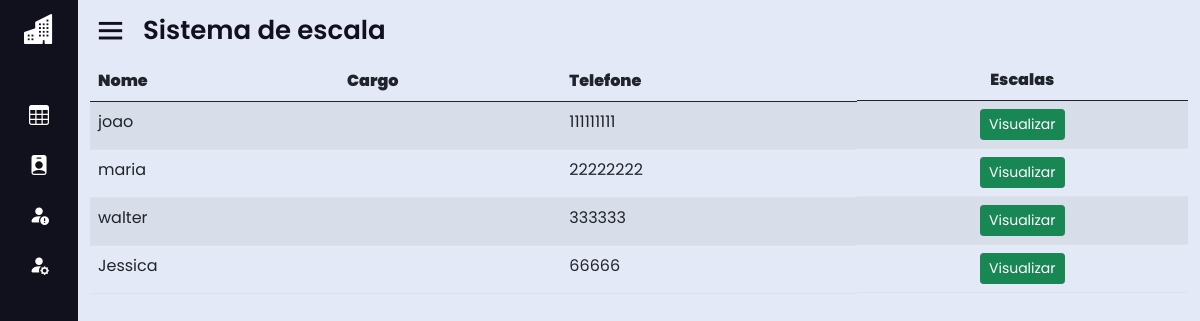
The page /home.php?page=escala (signed in) on the database as committed earlier.
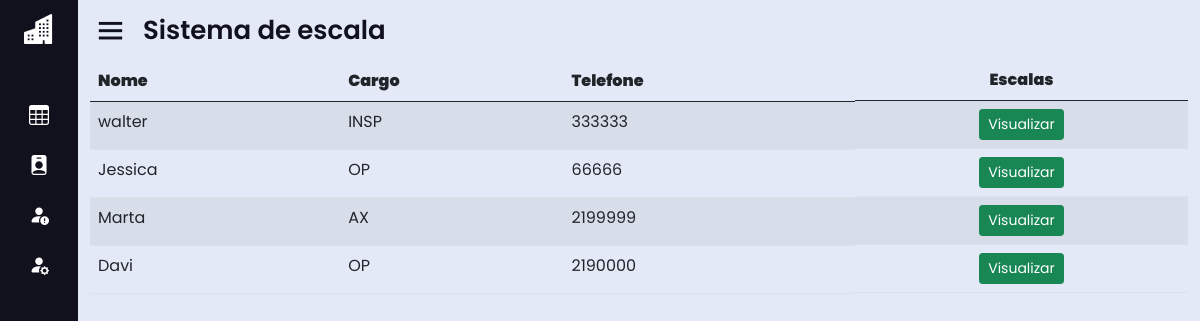
The same page on the database as committed later.
### tables this page shows
CREATE TABLE IF NOT EXISTS `endereco` (
  `id_end` int(11) NOT NULL AUTO_INCREMENT,
  `rua_end` varchar(50) DEFAULT NULL,
  `compl_end` varchar(50) DEFAULT NULL,
  `cep_end` varchar(50) DEFAULT NULL,
  `bairro_end` varchar(50) DEFAULT NULL,
  `cidade_end` varchar(50) DEFAULT NULL,
  `estado_end` varchar(50) DEFAULT NULL,
  `id_func` int(11) DEFAULT NULL,
  PRIMARY KEY (`id_end`) USING BTREE,
  KEY `endereco_ibfk_1` (`id_func`) USING BTREE,
  CONSTRAINT `endereco_ibfk_1` FOREIGN KEY (`id_func`) REFERENCES `funcionario` (`id_func`) ON DELETE CASCADE ON UPDATE CASCADE
);

CREATE TABLE IF NOT EXISTS `funcionario` (
  `id_func` int(11) NOT NULL AUTO_INCREMENT,
  `nome_func` varchar(50) NOT NULL,
  `cargo_func` varchar(50) DEFAULT NULL,
  `turno` varchar(50) DEFAULT NULL,
  `telefone_func` varchar(50) NOT NULL,
  `sexo_func` varchar(50) NOT NULL,
  `email_func` varchar(50) NOT NULL,
  `id_st` int(11) DEFAULT NULL,
  PRIMARY KEY (`id_func`) USING BTREE,
  KEY `FK_funcionario_setor` (`id_st`),
  CONSTRAINT `FK_funcionario_setor` FOREIGN KEY (`id_st`) REFERENCES `setor` (`id_st`) ON DELETE CASCADE ON UPDATE CASCADE
);

### sis/escalas/escala.php (the view, shortened to what this page needs)
<div id="list" class="container-fluid">
    <div class="table-responsive col-md-12">
        <?php
        $con = mysqli_connect('localhost', 'root', '', 'sisescala');
        $data = mysqli_query($con, "SELECT * FROM funcionario INNER JOIN endereco ON funcionario.id_func = endereco.id_func;");
        if ($data && mysqli_num_rows($data) > 0) {
            echo "<table class='table table-striped' cellspacing='0' cellpadding='0'>";
            echo "<thead><tr>";
            echo "<th><strong>Nome</strong></th>";
            echo "<th><strong>Cargo</strong></th>";
            echo "<th><strong>Telefone</strong></th>";
            echo "<th class='actions d-flex justify-content-center'><strong>Escalas</strong></th>";
            echo "</tr></thead><tbody>";
            while ($info = mysqli_fetch_array($data)) {
                echo "<tr>";
                echo "<td>".$info['nome_func']."</td>";
                echo "<td>".$info['cargo_func']."</td>";
                echo "<td>".$info['telefone_func']."</td>";
                echo "<td class='actions btn-group-sm d-flex justify-content-center'>";
                echo "<a class='btn btn-success btn-xs' href='?page=view_escala&id_func=".$info['id_func']."'>Visualizar</a>";
                echo "</td>";
                echo "</tr>";
            }
            echo "</tbody></table>";
        } else {
            echo "<p>Nenhum funcionário encontrado.</p>";
        }
        ?>
    </div>
</div>

Rows that differ between the two databases and show on the page:
removed endereco: id_func.nome_func "joao", id_func.telefone_func "111111111"
removed endereco: id_func.nome_func "maria", id_func.telefone_func "22222222"
changed through a linked row, endereco "walter": id_func.cargo_func (not shown) → "INSP"
changed through a linked row, endereco "Jessica": id_func.cargo_func (not shown) → "OP"
added endereco: id_func.nome_func "Marta", id_func.cargo_func "AX", id_func.telefone_func "2199999"
added endereco: id_func.nome_func "Davi", id_func.cargo_func "OP", id_func.telefone_func "2190000"
